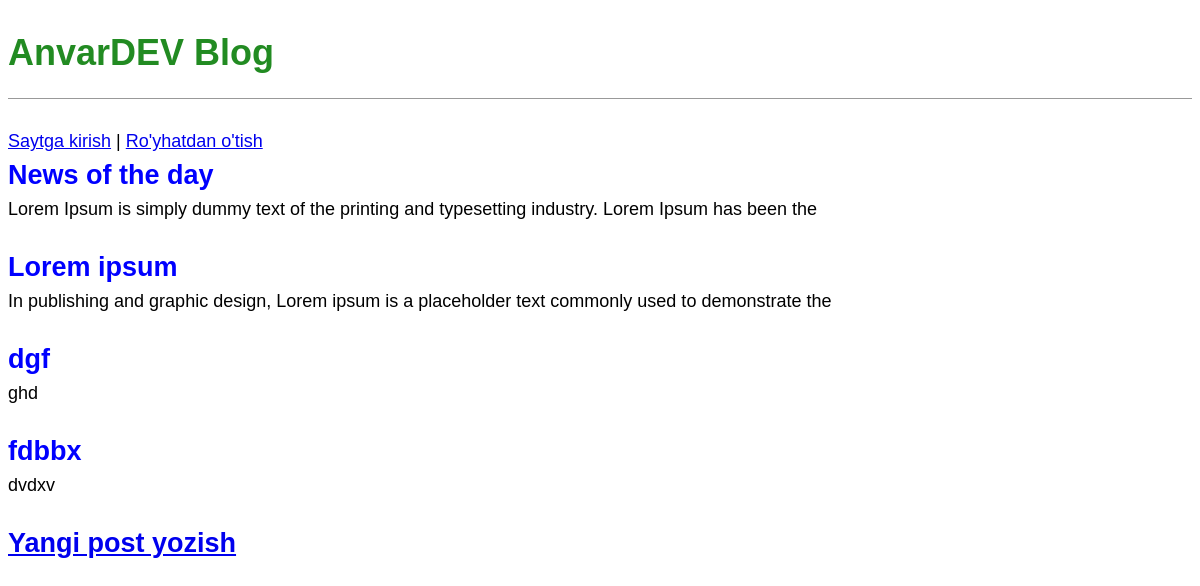
The page / on the database its author committed.
### blog/models.py (models this page shows, shortened)
class Post(models.Model):
    title = models.CharField(max_length=200)
    author = models.ForeignKey(
        'auth.User',
        on_delete=models.CASCADE
    )
    body = models.TextField()

### blog/views.py (the view)
# urls.py: path('', BlogListView.as_view(), name='home'),
class BlogListView(ListView):
    model = Post
    template_name = 'home.html'

### templates/home.html
{% extends 'base.html' %}
{% block content %}
    {% for post in object_list %}
        <div class="post-entry">
            <h2><a href="{% url 'post_detail' post.pk %}">{{ post.title }}</a></h2>
            <p>{{ post.body | slice:":100" }}</p>
        </div>
    {% endfor %}
{% endblock content %}

### static/css/base.css (style rules this page uses)
body { font-family: 'Noto Sans JP', sans-serif; font-size: 18px; }
.post-entry { margin-bottom: 2rem; }
.post-entry h2 { margin: 0.5rem 0; }
.post-entry h2 a, .post-entry h2 a:visited { color: blue; text-decoration: none; }
.post-entry p { margin: 0; font-weight: 400; }

### rows shown on the page
Post: title "News of the day", body "Lorem Ipsum is simply dummy text of the printing and typesetting industry. Lorem Ipsum has been the"
Post: title "Lorem ipsum", body "In publishing and graphic design, Lorem ipsum is a placeholder text commonly used to demonstrate the"
Post: title "dgf", body "ghd"
Post: title "fdbbx", body "dvdxv"
